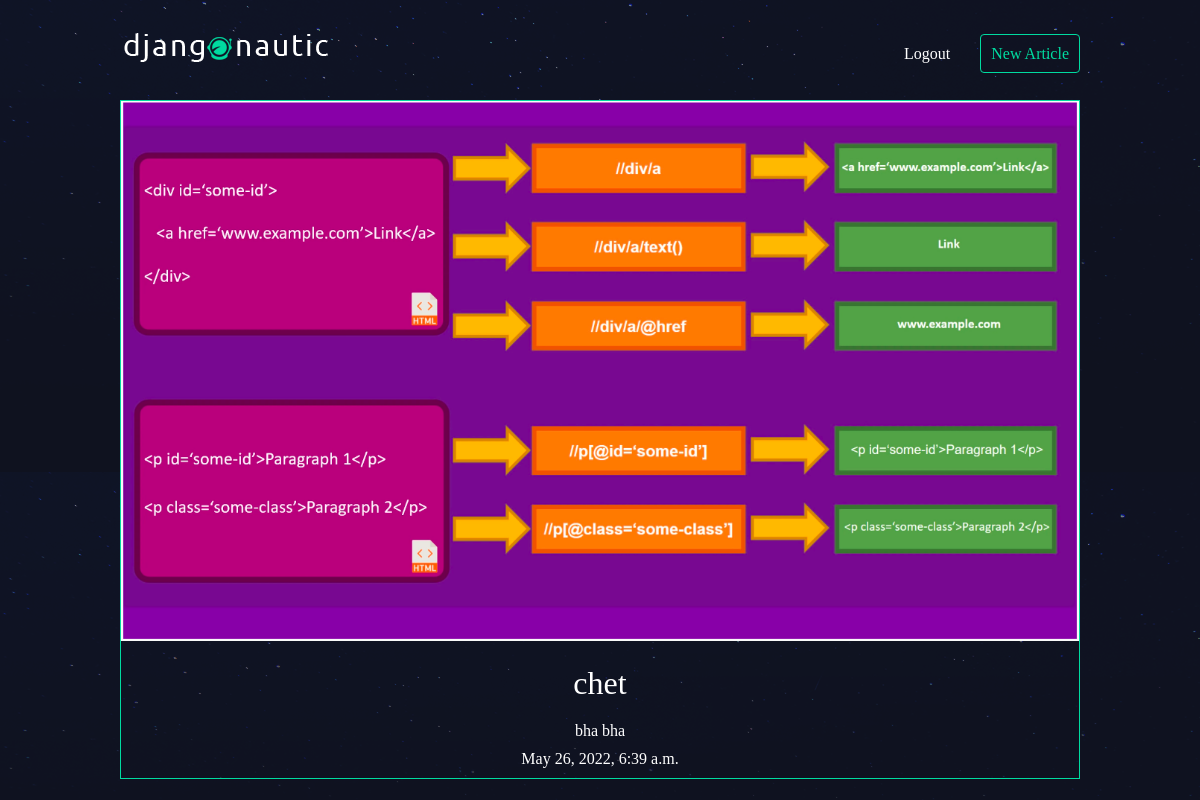
/articles/chet/ (signed in), run on the app's committed database.
### articles/models.py (models this page shows, shortened)
class Article(models.Model):
    title = models.CharField(max_length=100)
    slug = models.SlugField()
    body = models.TextField()
    date = models.DateTimeField(auto_now_add=True)
    thumb = models.ImageField(default='default.png', blank=True)
    author = models.ForeignKey(User, default=None, on_delete=models.CASCADE)

### articles/views.py (the view)
# urls.py: path(r'<slug>/', views.article_detail, name="detail"),
@login_required(login_url="/accounts/login")
def article_detail(request, slug):
    article = Article.objects.get(slug=slug)
    return render(request, 'articles/article_detail.html', {'article':article})

### articles/templates/articles/article_detail.html (shortened to what this page needs)
{% extends 'base_layout.html' %} {% block content %}
<div class="article-detail">
  <div class="article">
    <img src="{{article.thumb.url}}" />
    <h2>{{article.title}}</h2>
    <p>{{article.body}}</p>
    <p>{{article.date}}</p>
  </div>
</div>
{% endblock %}

### assets/css/styles.css (style rules this page uses)
body { background-color: #0f121f; background-image: url(/static/stars.png); background-repeat-y: no-repeat; color: #fff; }
body * { font-family: Ubuntu; }
h1, h2, h3, h4, h5 { font-weight: normal; margin: 0; }
.article { padding: 10px; border: 1px solid #00dba0; position: relative; padding-bottom: 40px; }
.article h2 { font-size: 1.2em; }
.article-detail .article { padding: 0; }
.article-detail .article img { max-width: 100%; }
.article-detail .article h2 { text-align: center; margin: 20px auto; font-size: 2em; }
.article-detail .article p { margin: 10px 20px; text-align: center; }

### data on the page
Article: thumb (picture), title "chet", body "bha bha", date "May 26, 2022, 6:39 a.m."
